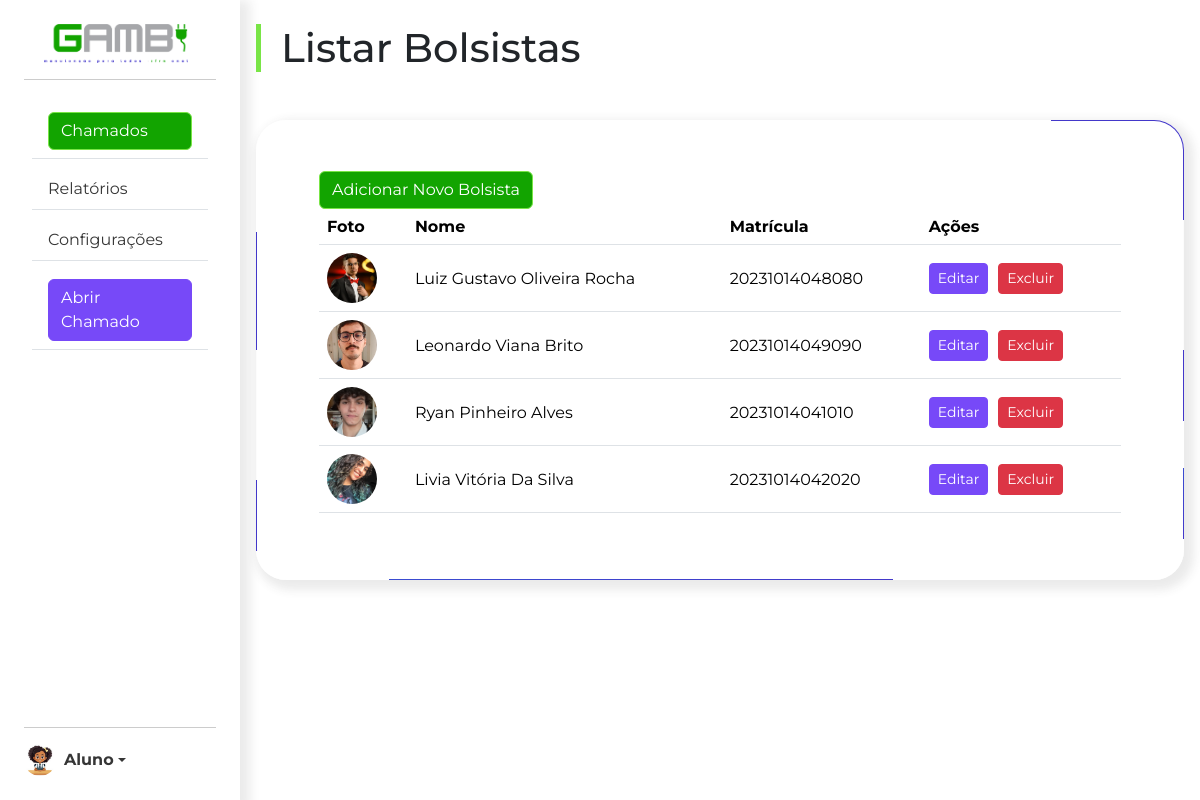
The page /dashboard/bolsistas/ (signed in) on the database its author committed.
### users/models.py (models this page shows, shortened)
class User(AbstractUser):
    cpf = models.CharField(max_length=11, unique=True, null=True)
    matricula = models.CharField(max_length=20, unique=True, null=True)
    telefone = models.CharField(max_length=15, blank=True, null=True)
    foto_perfil = models.ImageField(upload_to='Usuario', null=True, blank=True, default='../media/Padrao/perfil_default.png')
    tipo_usuario = models.CharField(
        max_length=20,
        choices=[
            ('1', 'Aluno'),
            ('2', 'Externo'),
            ('3', 'Servidor'),
            ('4', 'Professor'),
        ],
        default='4'
    )

### gambiarra/models.py (models this page shows, shortened)
class Bolsista(models.Model):
    nome = models.CharField(max_length=100, default="")
    matricula = models.CharField(max_length=20, default="")
    foto_perfil = models.ImageField(upload_to='Bolsista', null=True, blank=True, default='../media/Padrao/perfil_default.png')

### gambiarra/views.py (the view)
# urls.py: path('bolsistas/', views.ListarBolsistas.as_view(), name='listar-bolsistas'),
@method_decorator(login_required, name='dispatch')
class ListarBolsistas(View):
    def get(self, request, *args, **kwargs):
        bolsistas = Bolsista.objects.all()
        titulo = "Listar Bolsistas"
        return render(request, 'dashboard/bolsista/listar_bolsistas.html', {'bolsistas': bolsistas, 'titulo': titulo})

### gambiarra/templates/dashboard/bolsista/listar_bolsistas.html (shortened to what this page needs)
{% extends 'dashboard/base.html' %}
{% load static %}
{% load bootstrap5 %}
{% block conteudo %}
<div class="container">
    <button type="button" class="btn btn-success" data-bs-toggle="modal" data-bs-target="#adicionarBolsistaModal">
      Adicionar Novo Bolsista
    </button>
    <table class="table table-hover">
        <thead>
            <tr>
                <th scope="col"><b>Foto</b></th>
                <th scope="col"><b>Nome</b></th>
                <th scope="col"><b>Matrícula</b></th>
                <th scope="col"><b>Ações</b></th>
            </tr>
        </thead>
        <tbody>
            {% for bolsista in bolsistas %}
            <tr class="tr-dashboard">
                <th scope="row">
                    <img src="{{ bolsista.foto_perfil.url }}" alt="{{ bolsista.nome }}"
                         width="50" height="50"
                         class="rounded-circle img-fluid"
                         style="width: 50px; height: 50px; object-fit: cover;">
                </th>
                <th>{{ bolsista.nome }}</th>
                <th>{{ bolsista.matricula }}</th>
                <th>
                    <div class="button-group">
                        <button class="btn btn-primary btn-sm" data-bs-toggle="modal" data-bs-target="#editarBolsistaModal{{ bolsista.id }}">Editar</button>
                        <button class="btn btn-danger text-white btn-sm" data-bs-toggle="modal" data-bs-target="#excluirBolsistaModal{{ bolsista.id }}">Excluir</button>
                    </div>
                </th>
            </tr>
            {% endfor %}
        </tbody>
    </table>
</div>
{% endblock %}

### gambiarra/templates/dashboard/base.html (shortened to what this page needs)
{% load static %}
{% load bootstrap5 %}
{% bootstrap_css %}
<!DOCTYPE html>
<html lang="pt-br">
<head>
    <link href="https://cdn.jsdelivr.net/npm/bootstrap@5.3.3/dist/css/bootstrap.min.css" rel="stylesheet"
>
    <link rel="stylesheet" href="{% static 'gambiarra/css/dashboard.css'%}">
</head>
<body>
    <nav class="sidebar d-flex flex-column flex-shrink-0 p-4">
        <a href="{% url 'gambiarra:dashboard' %}" class="d-flex align-items-center justify-content-center mb-3 mb-md-0 me-md-auto text-white text-decoration-none">
          <img  class="bi me-2 img-fluid w-75" src="{% static 'gambiarra/img/logo.png' %}" alt="">
        </a>
        <hr>
        <ul class="nav nav-pills flex-column mb-auto p-2">
          <li class="nav-item">
            <a href="{% url 'gambiarra:dashboard' %}"  class="nav-link w-100"><button style="text-align: start;" class="btn btn-success w-100" aria-current="page">
              Chamados
            </button>
          </a>
          </li>
          <li  class="nav-item">
            <a href="#" class="nav-link">
              Relatórios
            </a>
          </li>
          <li  class="nav-item">
            <a href="#" class="nav-link ">
              Configurações
            </a>
          </li>
          {% if request.user.tipo_usuario != '4' %}
          <li class="nav-item">
            <a href="{% url 'gambiarra:abrir-chamado' %}" class="nav-link w-100"><button style="text-align: start;" class="btn btn-primary w-100" aria-current="page">
              Abrir Chamado
            </button></a>
          </li>
          {% endif %}
        </ul>
        <hr>
        <div class="dropdown">
          <a href="#" class="d-flex align-items-center  text-decoration-none dropdown-toggle" id="dropdownUser1" data-bs-toggle="dropdown" aria-expanded="false">
            <img src="{{request.user.foto_perfil.url }}" alt="" width="32" height="32" class="rounded-circle me-2">
            <strong>{{ request.user.username }}</strong>
          </a>
        </div>
    </nav>
    <main class="main-content p-3">
      <div class="container mt-2" style="border-left: 5px solid #79E546; padding-left: 20px ;">
        <h1>{{ titulo }}</h1>
      </div>
      <div id="card-main" class="container mt-5">
        {% block conteudo %}
        {% endblock %}
      </div>
    </main>
</body>
</html>

### static/gambiarra/css/dashboard.css (style rules this page uses)
* { font-family: 'Montserrat', sans-serif; }
* { font-family: 'Montserrat', sans-serif; font-weight: 400; }
nav, a { color: #363636 !important; }
.nav-pills > .nav-item { display: flex !important; border-bottom: 1px solid var(--gray-ligth, #DEE2E6); }
.nav-pills { gap: 10px; }
.nav-link { justify-content: start !important; }
.btn-primary { background-color:#7749F8; border-color: #7749F8; }
.btn-success { background-color:#12a400; border-color: #79E546; }
body { display: flex; height: 100vh; margin: 0; }
.sidebar { width: 20vw; height: 100vh; overflow-y: auto; background-color: #343a40; color: white; background-color: #FFFFFF !important; box-shadow: 5px 5px 10px 5px rgba(54, 54, 54, 0.10) !important; }
.main-content { width: 80vw; overflow-y: auto; }
#card-main { padding: 50px; background: linear-gradient(white, white) padding-box, linear-gradient(-8deg, rgba(255,255,255,1) 7%, rgba(67,56,202,1) 7%, rgba(58,76,209,1) 19%, rgba(255,255,255,1) 19%, rgba(255,255,255,1) 27%, rgba(67,56,202,1) 27%, rgba(67,56,202,1) 39%, rgba(252,252,252,1) 39%, rgba(252,252,252,1) 61%, rgba(67,56,202,1) 61%, rgba(67,56,202,1) 81%, rgba(255,255,255,1) 81%) border-box; border: 1px solid transparent; box-shadow: 5px 5px 10px 5px rgba(54, 54, 54, 0.10) !important; border-radius: 30px !important; }
th { align-items: center!important; }
.tr-dashboard th { vertical-align: middle; }
table { color: #DEE2E6!important; border-color: #DEE2E6; }
.button-group { display: flex; gap: 10px; flex-wrap: wrap; }

### rows shown on the page
User: user.foto_perfil (picture), user.username "Aluno"
Bolsista: foto_perfil (picture), nome "Luiz Gustavo Oliveira Rocha", matricula "20231014048080"
Bolsista: foto_perfil (picture), nome "Leonardo Viana Brito", matricula "20231014049090"
Bolsista: foto_perfil (picture), nome "Ryan Pinheiro Alves", matricula "20231014041010"
Bolsista: foto_perfil (picture), nome "Livia Vitória Da Silva", matricula "20231014042020"

### other values the page prints
{{ titulo }} "Listar Bolsistas"
